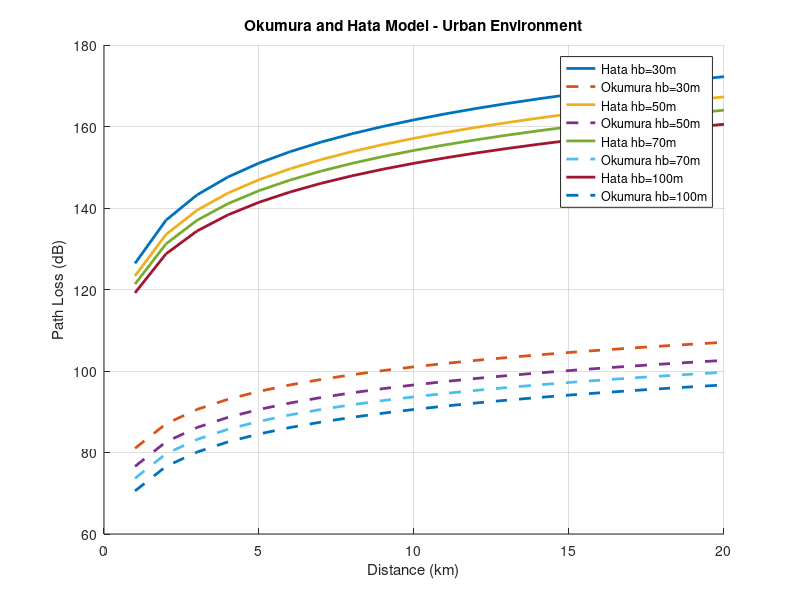
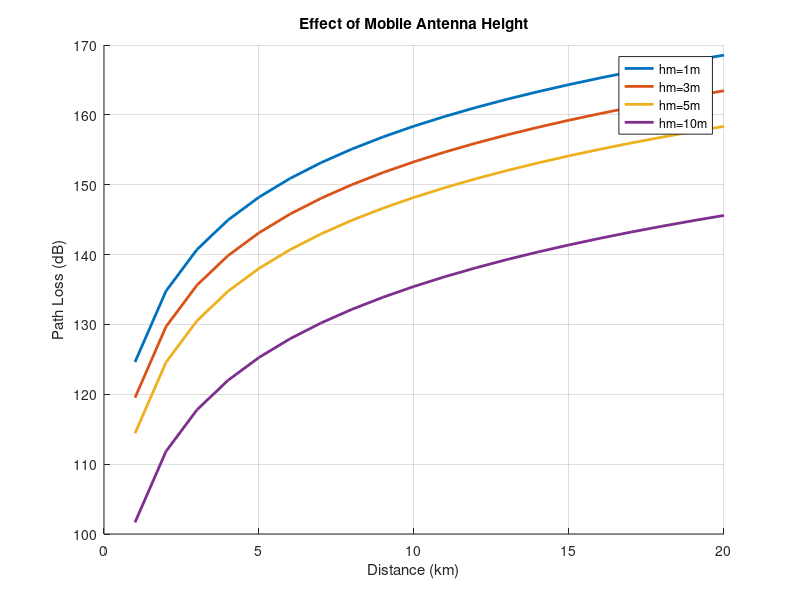

These figures' MATLAB source, in order:
clc;
clear;
close all;

% Parameters
f = 900;                    % Frequency in MHz
d = 1:1:20;                 % Distance from 1 km to 20 km
hb_values = [30 50 70 100]; % Base station antenna heights
hm_values = [1 3 5 10];     % Mobile station antenna heights

env = 'urban';

% Urban correction factor for small/medium city
figure;
hold on;
grid on;

title('Okumura and Hata Model - Urban Environment');
xlabel('Distance (km)');
ylabel('Path Loss (dB)');

for hb = hb_values
    
    hm = 1.5; % Fixed mobile antenna height
    
    hata_loss = zeros(size(d));
    okumura_loss = zeros(size(d));
    
    for i = 1:length(d)
        
        % Mobile antenna correction factor
        a_hm = (1.1*log10(f)-0.7)*hm - (1.56*log10(f)-0.8);
        
        % Hata Model
        hata_loss(i) = 69.55 + 26.16*log10(f) ...
                     - 13.82*log10(hb) ...
                     - a_hm ...
                     + (44.9 - 6.55*log10(hb))*log10(d(i));
                 
        % Okumura Model
        Lf = 32.45 + 20*log10(f) + 20*log10(d(i));
        
        Amu = 30; % Urban area correction
        
        okumura_loss(i) = Lf ...
                        - 20*log10(hb/200) ...
                        - 10*log10(hm/3) ...
                        - Amu;
    end
    
    % Plot Hata
    plot(d, hata_loss, 'LineWidth', 2);
    
    % Plot Okumura
    plot(d, okumura_loss, '--', 'LineWidth', 2);
    
end

legend('Hata hb=30m','Okumura hb=30m', ...
       'Hata hb=50m','Okumura hb=50m', ...
       'Hata hb=70m','Okumura hb=70m', ...
       'Hata hb=100m','Okumura hb=100m');

%% Effect of Mobile Station Height

figure;
hold on;
grid on;

title('Effect of Mobile Antenna Height');
xlabel('Distance (km)');
ylabel('Path Loss (dB)');

hb = 50; % Fixed base station height

for hm = hm_values
    
    hata_loss = zeros(size(d));
    
    for i = 1:length(d)
        
        a_hm = (1.1*log10(f)-0.7)*hm - (1.56*log10(f)-0.8);
        
        hata_loss(i) = 69.55 + 26.16*log10(f) ...
                     - 13.82*log10(hb) ...
                     - a_hm ...
                     + (44.9 - 6.55*log10(hb))*log10(d(i));
    end
    
    plot(d, hata_loss, 'LineWidth', 2);
end

legend('hm=1m','hm=3m','hm=5m','hm=10m');
